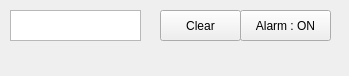
<?xml version="1.0" encoding="UTF-8"?>
<ui version="4.0">
 <class>MainWindow</class>
 <widget class="QMainWindow" name="MainWindow">
  <property name="geometry">
   <rect>
    <x>0</x>
    <y>0</y>
    <width>349</width>
    <height>76</height>
   </rect>
  </property>
  <property name="windowTitle">
   <string>ARTIV WatchDog</string>
  </property>
  <property name="windowIcon">
   <iconset>
    <normaloff>icon.ico</normaloff>icon.ico</iconset>
  </property>
  <widget class="QWidget" name="centralwidget">
   <widget class="QPushButton" name="pushButton">
    <property name="geometry">
     <rect>
      <x>240</x>
      <y>10</y>
      <width>91</width>
      <height>31</height>
     </rect>
    </property>
    <property name="text">
     <string>Alarm : ON</string>
    </property>
   </widget>
   <widget class="QTableWidget" name="tableWidget">
    <property name="geometry">
     <rect>
      <x>10</x>
      <y>10</y>
      <width>131</width>
      <height>31</height>
     </rect>
    </property>
   </widget>
   <widget class="QPushButton" name="pushButton_2">
    <property name="geometry">
     <rect>
      <x>160</x>
      <y>10</y>
      <width>81</width>
      <height>31</height>
     </rect>
    </property>
    <property name="text">
     <string>Clear</string>
    </property>
   </widget>
  </widget>
  <widget class="QMenuBar" name="menubar">
   <property name="geometry">
    <rect>
     <x>0</x>
     <y>0</y>
     <width>349</width>
     <height>22</height>
    </rect>
   </property>
  </widget>
 </widget>
 <resources/>
 <connections/>
</ui>
